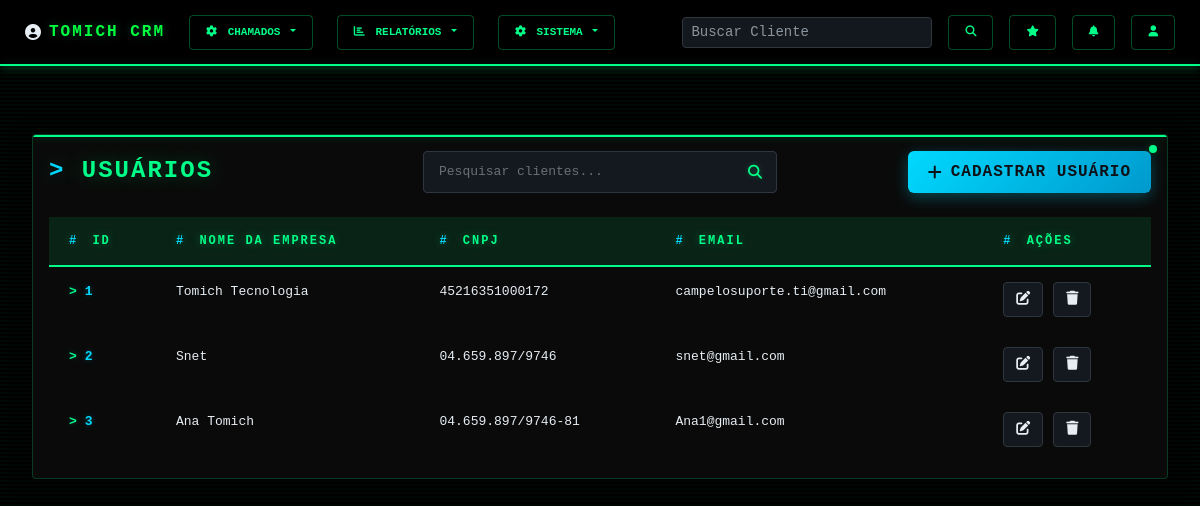
Before: /clientes/cadastrar/ (signed in) with the older database file.
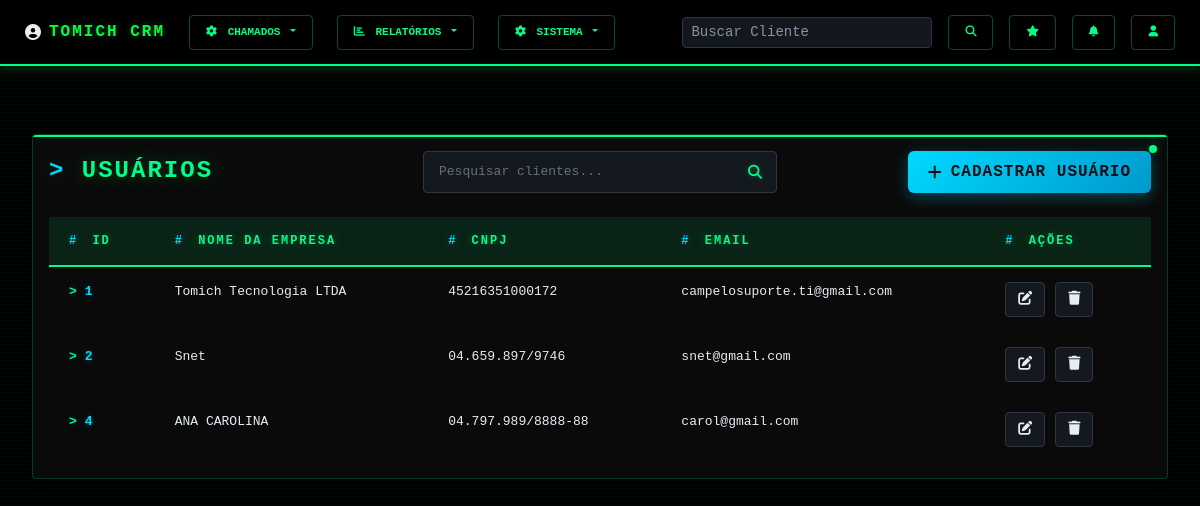
After: the same page with the newer database file.
### clientes/models.py (models this page shows, shortened)
class Cliente(models.Model):
    usuario = models.OneToOneField(User, on_delete=models.CASCADE)
    nome_empresa = models.CharField(max_length=100)
    cnpj = models.CharField(max_length=18, unique=True)
    endereco = models.CharField(max_length=200)
    telefone = models.CharField(max_length=15,blank=True, null=True)
    email = models.EmailField(unique=True)
    cep = models.CharField(max_length=10, blank=True, null=True)
    cidade = models.CharField(max_length=100, blank=True, null=True)
    data_criacao = models.DateTimeField(auto_now_add=True)
    estado = models.CharField(max_length=2, blank=True, null=True)

### clientes/views.py (the view, shortened to what this page needs)
# urls.py: path('cadastrar/', views.cadastrar_cliente, name='cadastrar_cliente'),
@login_required(login_url='login')
def cadastrar_cliente(request):
    if request.method == 'GET':
        clientes = Cliente.objects.all()
        usuario = User.objects.all()
        return render(request, 'cadastrar_cliente.html', {
            'clientes': clientes, 'usuario': usuario})

### clientes/templates/cadastrar_cliente.html (shortened to what this page needs)
{% extends "base.html" %}
{% load static %}
{% block content %}
    <div class="main-content">
        <div class="container-fluid">
            <div class="row mt-5">
                <div class="col-12">
                    <div class="card">
                        <div class="card-body">
                            <div class="table-header-container mb-4">
                                <h4 class="mb-0">Usuários</h4>
                                <div class="search-container-center">
                                    <input type="text" id="searchInput" class="form-control search-input" placeholder="Pesquisar clientes...">
                                </div>
                                <button class="btn btn-primary" data-bs-toggle="modal" data-bs-target="#cadastroModal">
                                    <i class="fas fa-plus me-2"></i> Cadastrar usuário
                                </button>
                            </div>
                            <div class="table-responsive">
                            <table class="table custom-table">
                                <thead>
                                    <tr>
                                        <th>ID</th>
                                        <th>Nome da Empresa</th>
                                        <th>CNPJ</th>
                                        <th>Email</th>
                                        <th>Ações</th>
                                    </tr>
                                </thead>
                                <tbody>
                                    {% for cliente in clientes %}
                                    <tr class="table-row-selectable" data-cliente-id="{{cliente.id}}">
                                        <td>{{cliente.id}}</td>
                                        <td>{{cliente.nome_empresa}}</td>
                                        <td>{{cliente.cnpj}}</td>
                                        <td>{{cliente.email}}</td>
                                        <td>
                                            <div class="action-buttons">
                                                <button class="btn-action btn-edit" onclick="editarCliente({{cliente.id}}, '{{cliente.nome_empresa|escapejs}}', '{{cliente.cnpj|escapejs}}', '{{cliente.cep|escapejs}}', '{{cliente.endereco|escapejs}}', '{{cliente.estado|escapejs}}', '{{cliente.cidade|escapejs}}', '{{cliente.telefone|escapejs}}', '{{cliente.email|escapejs}}', {{cliente.usuario.id}})" title="Editar">
                                                    <i class="fas fa-edit"></i>
                                                </button>
                                                <button class="btn-action btn-delete" onclick="confirmarDelete({{cliente.id}})" title="Excluir">
                                                    <i class="fas fa-trash"></i>
                                                </button>
                                            </div>
                                        </td>
                                    </tr>
                                    {% endfor %}
                                </tbody>
                            </table>
                        </div>
                        </div>
                    </div>
                </div>
            </div>
        </div>
    </div>
{% endblock %}

### templates/base.html (shortened to what this page needs)
{% load static %}
<!DOCTYPE html>
<html lang="pt-BR">
<head>
    <link href="https://cdnjs.cloudflare.com/ajax/libs/bootstrap/5.3.0/css/bootstrap.min.css" rel="stylesheet">
    <link href="https://cdnjs.cloudflare.com/ajax/libs/font-awesome/6.4.0/css/all.min.css" rel="stylesheet">
    <link href="{% static 'css/style.css'%}" rel="stylesheet">
</head>
<body>
    <nav class="top-bar">
        <div class="d-flex align-items-center justify-content-between">
            <div class="d-flex align-items-center gap-4">
                <div class="d-flex align-items-center">
                    <i class="fas fa-user-circle me-2"></i>
                    <strong>TOMICH CRM</strong>
                </div>
                <div class="dropdown">
                    <button class="btn btn-sm dropdown-toggle" type="button" data-bs-toggle="dropdown">
                        <i class="fas fa-cog me-1"></i> Chamados
                    </button>
                </div>
                <div class="dropdown">
                    <button class="btn btn-sm dropdown-toggle" type="button" data-bs-toggle="dropdown">
                        <i class="fas fa-chart-bar me-1"></i> Relatórios
                    </button>
                </div>
                <div class="dropdown">
                    <button class="btn btn-sm dropdown-toggle" type="button" data-bs-toggle="dropdown">
                        <i class="fas fa-cog me-1"></i> Sistema
                    </button>
                </div>
            </div>
            <div class="d-flex align-items-center gap-3">
                <input type="text" class="form-control form-control-sm" placeholder="Buscar Cliente" style="width: 250px;">
                <button class="btn btn-sm btn-light"><i class="fas fa-search"></i></button>
                <button class="btn btn-sm btn-light"><i class="fas fa-star"></i></button>
                <button class="btn btn-sm btn-light"><i class="fas fa-bell"></i></button>
                <button class="btn btn-sm btn-light"><i class="fas fa-user"></i></button>
            </div>
        </div>
    </nav>
        {% block content %}
        {% endblock %}
</body>
</html>

Changed rows visible on the page:
removed Cliente: id "3", nome_empresa "Ana Tomich", cnpj "04.659.897/9746-81", email "Ana1@gmail.com"
changed Cliente "campelosuporte.ti@gmail.com": nome_empresa "Tomich Tecnologia" → "Tomich Tecnologia LTDA"
added Cliente: id "4", nome_empresa "ANA CAROLINA", cnpj "04.797.989/8888-88", email "carol@gmail.com"
